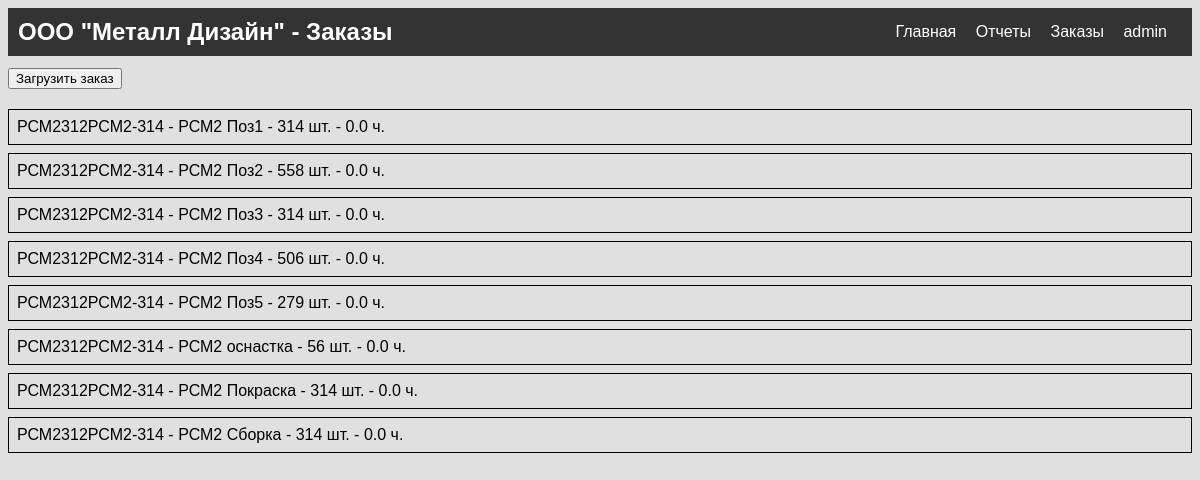
Screenshot of /orders/ (signed in) with the database file from the repository.
### zavod/models/task.py (models this page shows, shortened)
class Task(models.Model):
    code = models.CharField(max_length=50)
    name = models.TextField()
    count_times = models.FloatField(default=0)
    count_detail = models.IntegerField(default=0)
    cost = models.DecimalField(max_digits=10, decimal_places=2, default=0)
    sels = models.IntegerField()
    position = models.ForeignKey(Position, on_delete=models.CASCADE)

### zavod/views.py (the view)
# urls.py: path('orders/',views.orders, name='orders'),
@login_required
def orders(request):
    active_orders = Task.objects.filter(count_detail__gt=0)
    context = {'active_orders': active_orders}
    return render(request, 'zavod/orders.html', context)

### zavod/templates/zavod/orders.html (shortened to what this page needs)
{% load static %}
<!DOCTYPE html>
<html lang="en">
<head>
    <link rel="stylesheet" href="{% static 'zavod/style.css' %}">
</head>
<body>
      <div class = "heads">
    <div class = "heads-column">
    <h2>ООО "Металл Дизайн" - Заказы</h2>
    </div>
    <div class="menu">
         <a href="{% url 'employee_list' %}">Главная</a>
         <a href="{% url 'reports' %}">Отчеты</a>
        <a href="{% url 'orders' %}">Заказы</a>
        <a href="/admin">admin</a>
    </div>
    </div>
    <button type="button" class="upload-btn" onclick ="UploadOrders()">Загрузить заказ</button>
    {% if active_orders %}
        <div class="active-orders">
        <ul>
            {% for order in active_orders %}
                <li>{{ order.code }} - {{ order.name }} - {{ order.count_detail }} шт. - {{ order.count_times}} ч.</li>
            {% endfor %}
        </div>
    {% else %}
        <p>Нет активных заказов.</p>
    {% endif %}
</body>
</html>

### static/zavod/style.css (style rules this page uses)
body { background-color: #e0e0e0; font-family: Arial, sans-serif; }
.heads { background-color: #333; color: #fff; padding: 10px; display: flex; justify-content: space-between; align-items: center; margin-bottom: 1%; }
.heads h2 { margin: 0; }
.menu a { color: #fff; text-decoration: none; margin-right: 15px; }
h2 { color: #ffffff; }
.heads { display: flex; justify-content: space-between; align-items: center; padding: 10px; }
.heads-column { margin: 0; }
.active-orders { margin-top: 20px; }
.active-orders ul { list-style-type: none; padding: 0; margin: 0; }
.active-orders li { border: 1px solid #000000; padding: 8px; margin-bottom: 8px; display: flex; justify-content: space-between; }

### rows the page displays
Task: code "РСМ2312РСМ2-314", name "РСМ2 Поз1", count_detail "314", count_times "0.0"
Task: code "РСМ2312РСМ2-314", name "РСМ2 Поз2", count_detail "558", count_times "0.0"
Task: code "РСМ2312РСМ2-314", name "РСМ2 Поз3", count_detail "314", count_times "0.0"
Task: code "РСМ2312РСМ2-314", name "РСМ2 Поз4", count_detail "506", count_times "0.0"
Task: code "РСМ2312РСМ2-314", name "РСМ2 Поз5", count_detail "279", count_times "0.0"
Task: code "РСМ2312РСМ2-314", name "РСМ2 оснастка", count_detail "56", count_times "0.0"
Task: code "РСМ2312РСМ2-314", name "РСМ2 Покраска", count_detail "314", count_times "0.0"
Task: code "РСМ2312РСМ2-314", name "РСМ2 Сборка", count_detail "314", count_times "0.0"
